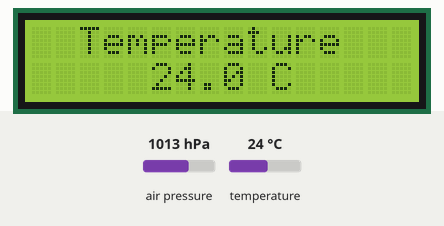
Bench run of a sketch on a simulated Arduino Uno, built with avr-gcc and run on an emulated ATmega328P. On the bench: 16×2 character LCD. The test bench sets the inputs (shaded band); at power-on: air pressure 1013 hPa, temperature 24 °C. What the sketch prints to the serial monitor is not drawn.

Above: at 10.2 s.
10.3 s: air pressure set to 952 hPa
At 12.8 s:
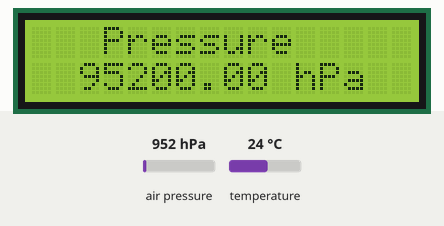
22.2 s: temperature set to 12 °C
At 27.8 s:
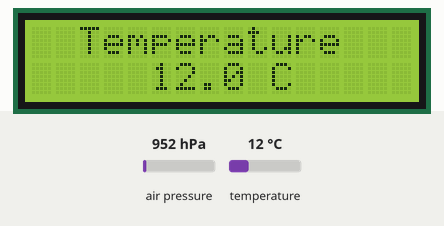
31.6 s: air pressure set to 975 hPa
At 34.1 s:
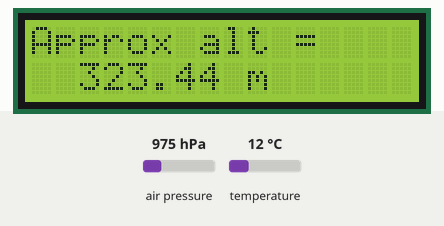
37.6 s: temperature set to 19 °C
At 46.6 s:
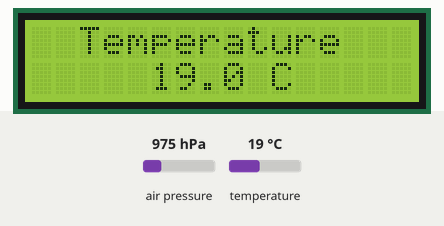
Timing chart, 0 to 48.1 s (numbered marks = the images above; inputs shaded):
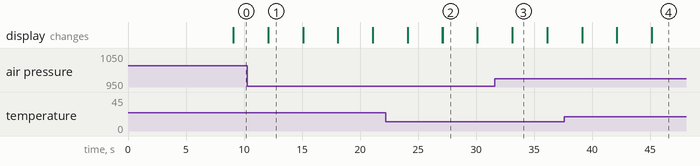

Measured:
- what the display in image 1 shows lasts 3.0 s, from 12.1 s to 15.1 s

The sketch:

lcd_plus_BMP.ino
```cpp
#include <Wire.h>
#include <SPI.h>
#include <Adafruit_BMP280.h>
#include <LiquidCrystal.h>

#define BMP_SCK  (13)
#define BMP_MISO (12)
#define BMP_MOSI (11)
#define BMP_CS   (10)

Adafruit_BMP280 bmp; // I2C
//Adafruit_BMP280 bmp(BMP_CS); // hardware SPI
//Adafruit_BMP280 bmp(BMP_CS, BMP_MOSI, BMP_MISO,  BMP_SCK);

int interval = 3000;
LiquidCrystal lcd(7, 8, 9, 10, 11 , 12);

void setup() {
  Serial.begin(9600);
  Serial.println(F("BMP280 test"));

  if (!bmp.begin()) {
    Serial.println(F("Could not find a valid BMP280 sensor, check wiring!"));
    while (1);
}
  /* Default settings from datasheet. */
  bmp.setSampling(Adafruit_BMP280::MODE_NORMAL,     /* Operating Mode. */
                  Adafruit_BMP280::SAMPLING_X2,     /* Temp. oversampling */
                  Adafruit_BMP280::SAMPLING_X16,    /* Pressure oversampling */
                  Adafruit_BMP280::FILTER_X16,      /* Filtering. */
                  Adafruit_BMP280::STANDBY_MS_500); /* Standby time. */

  lcd.begin(16,2);
  lcd.setCursor(0, 0);
  lcd.print("BMP280 & LCD1602");
  lcd.setCursor(1, 1);
  lcd.print("Weatherstation");

  delay(interval*3);
  lcd.clear();
}
void loop() {
//    Serial.print(F("Temperature = "));
//    Serial.print(bmp.readTemperature());
//    Serial.println(" *C");
//    Serial.print(F("Pressure = "));
//    Serial.print(bmp.readPressure());
//    Serial.println(" Pa");

//    Serial.print(F("Approx altitude = "));
//    Serial.print(bmp.readAltitude(1013.25)); /* Adjusted to local forecast! */
//    Serial.println(" m");

//    Serial.println();
//    delay(2000);

  lcd.setCursor(2, 0);
  lcd.print("Temperature");
  lcd.setCursor(5, 1);
  lcd.print(bmp.readTemperature(),1);
  lcd.print(" C");

 delay(interval);
 lcd.clear();

  lcd.setCursor(3,0);
  lcd.print("Pressure");
  lcd.setCursor(2,1);
  lcd.print(bmp.readPressure());
  lcd.print(" hPa");

 delay(interval);
 lcd.clear();

  lcd.setCursor(0,0);
  lcd.print("Approx alt = ");
  lcd.setCursor(2,1);
  lcd.print(bmp.readAltitude(1013.25));
  lcd.print(" m");

 delay(interval);
 lcd.clear();
}
```
